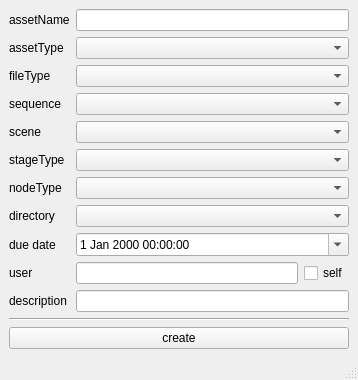
<?xml version="1.0" encoding="UTF-8"?>
<ui version="4.0">
 <class>MainWindow</class>
 <widget class="QMainWindow" name="MainWindow">
  <property name="geometry">
   <rect>
    <x>0</x>
    <y>0</y>
    <width>358</width>
    <height>359</height>
   </rect>
  </property>
  <property name="windowTitle">
   <string>MainWindow</string>
  </property>
  <widget class="QWidget" name="centralwidget">
   <layout class="QGridLayout" name="gridLayout">
    <item row="1" column="1" colspan="2">
     <widget class="QComboBox" name="comboAssType"/>
    </item>
    <item row="4" column="1" colspan="2">
     <widget class="QComboBox" name="comboScene"/>
    </item>
    <item row="5" column="1" colspan="2">
     <widget class="QComboBox" name="comboStageType"/>
    </item>
    <item row="4" column="0">
     <widget class="QLabel" name="labelScene">
      <property name="sizePolicy">
       <sizepolicy hsizetype="Maximum" vsizetype="Maximum">
        <horstretch>0</horstretch>
        <verstretch>0</verstretch>
       </sizepolicy>
      </property>
      <property name="text">
       <string>scene</string>
      </property>
     </widget>
    </item>
    <item row="7" column="0">
     <widget class="QLabel" name="labelDirectory">
      <property name="sizePolicy">
       <sizepolicy hsizetype="Maximum" vsizetype="Preferred">
        <horstretch>0</horstretch>
        <verstretch>0</verstretch>
       </sizepolicy>
      </property>
      <property name="whatsThis">
       <string>directory to store the output data from file. eg : rendered output of lighting files.</string>
      </property>
      <property name="text">
       <string>directory</string>
      </property>
     </widget>
    </item>
    <item row="9" column="0">
     <widget class="QLabel" name="labelAdmin">
      <property name="text">
       <string>user</string>
      </property>
     </widget>
    </item>
    <item row="1" column="0">
     <widget class="QLabel" name="labelAssType">
      <property name="sizePolicy">
       <sizepolicy hsizetype="Maximum" vsizetype="Maximum">
        <horstretch>0</horstretch>
        <verstretch>0</verstretch>
       </sizepolicy>
      </property>
      <property name="text">
       <string>assetType</string>
      </property>
     </widget>
    </item>
    <item row="7" column="1" colspan="2">
     <widget class="QComboBox" name="comboDirectory"/>
    </item>
    <item row="13" column="0" colspan="3">
     <widget class="QPushButton" name="pushCreate">
      <property name="text">
       <string>create</string>
      </property>
     </widget>
    </item>
    <item row="9" column="1">
     <widget class="QLineEdit" name="lineEditWorkers">
      <property name="toolTip">
       <string>list of space separated usernames</string>
      </property>
     </widget>
    </item>
    <item row="9" column="2">
     <widget class="QCheckBox" name="checkBox">
      <property name="text">
       <string>self</string>
      </property>
     </widget>
    </item>
    <item row="8" column="1" colspan="2">
     <widget class="QDateTimeEdit" name="dateEditDue">
      <property name="calendarPopup">
       <bool>true</bool>
      </property>
     </widget>
    </item>
    <item row="6" column="0">
     <widget class="QLabel" name="labelNodeType">
      <property name="sizePolicy">
       <sizepolicy hsizetype="Maximum" vsizetype="Maximum">
        <horstretch>0</horstretch>
        <verstretch>0</verstretch>
       </sizepolicy>
      </property>
      <property name="text">
       <string>nodeType</string>
      </property>
     </widget>
    </item>
    <item row="8" column="0">
     <widget class="QLabel" name="labelDue">
      <property name="sizePolicy">
       <sizepolicy hsizetype="Maximum" vsizetype="Preferred">
        <horstretch>0</horstretch>
        <verstretch>0</verstretch>
       </sizepolicy>
      </property>
      <property name="text">
       <string>due date</string>
      </property>
     </widget>
    </item>
    <item row="6" column="1" colspan="2">
     <widget class="QComboBox" name="comboNodeType"/>
    </item>
    <item row="10" column="0">
     <widget class="QLabel" name="labelDesc">
      <property name="toolTip">
       <string>group owner of the project directory</string>
      </property>
      <property name="text">
       <string>description</string>
      </property>
     </widget>
    </item>
    <item row="10" column="1" colspan="2">
     <widget class="QLineEdit" name="lineEditDesc">
      <property name="toolTip">
       <string>group owner of the project directory</string>
      </property>
      <property name="text">
       <string/>
      </property>
     </widget>
    </item>
    <item row="2" column="0">
     <widget class="QLabel" name="labelFileType">
      <property name="sizePolicy">
       <sizepolicy hsizetype="Maximum" vsizetype="Maximum">
        <horstretch>0</horstretch>
        <verstretch>0</verstretch>
       </sizepolicy>
      </property>
      <property name="text">
       <string>fileType</string>
      </property>
     </widget>
    </item>
    <item row="2" column="1" colspan="2">
     <widget class="QComboBox" name="comboFileType"/>
    </item>
    <item row="0" column="0">
     <widget class="QLabel" name="labelAssName">
      <property name="sizePolicy">
       <sizepolicy hsizetype="Maximum" vsizetype="Maximum">
        <horstretch>0</horstretch>
        <verstretch>0</verstretch>
       </sizepolicy>
      </property>
      <property name="text">
       <string>assetName</string>
      </property>
     </widget>
    </item>
    <item row="5" column="0">
     <widget class="QLabel" name="labelStageType">
      <property name="sizePolicy">
       <sizepolicy hsizetype="Maximum" vsizetype="Maximum">
        <horstretch>0</horstretch>
        <verstretch>0</verstretch>
       </sizepolicy>
      </property>
      <property name="text">
       <string>stageType</string>
      </property>
     </widget>
    </item>
    <item row="0" column="1" colspan="2">
     <widget class="QLineEdit" name="lineEditAssName"/>
    </item>
    <item row="3" column="0">
     <widget class="QLabel" name="labelSequence">
      <property name="sizePolicy">
       <sizepolicy hsizetype="Maximum" vsizetype="Maximum">
        <horstretch>0</horstretch>
        <verstretch>0</verstretch>
       </sizepolicy>
      </property>
      <property name="text">
       <string>sequence</string>
      </property>
     </widget>
    </item>
    <item row="3" column="1" colspan="2">
     <widget class="QComboBox" name="comboSequence"/>
    </item>
    <item row="12" column="0" colspan="3">
     <widget class="Line" name="line">
      <property name="sizePolicy">
       <sizepolicy hsizetype="MinimumExpanding" vsizetype="Fixed">
        <horstretch>0</horstretch>
        <verstretch>0</verstretch>
       </sizepolicy>
      </property>
      <property name="orientation">
       <enum>Qt::Horizontal</enum>
      </property>
     </widget>
    </item>
    <item row="11" column="0" colspan="3">
     <spacer name="verticalSpacer">
      <property name="orientation">
       <enum>Qt::Vertical</enum>
      </property>
      <property name="sizeHint" stdset="0">
       <size>
        <width>20</width>
        <height>40</height>
       </size>
      </property>
     </spacer>
    </item>
   </layout>
  </widget>
  <widget class="QStatusBar" name="statusBar"/>
 </widget>
 <resources/>
 <connections/>
</ui>
